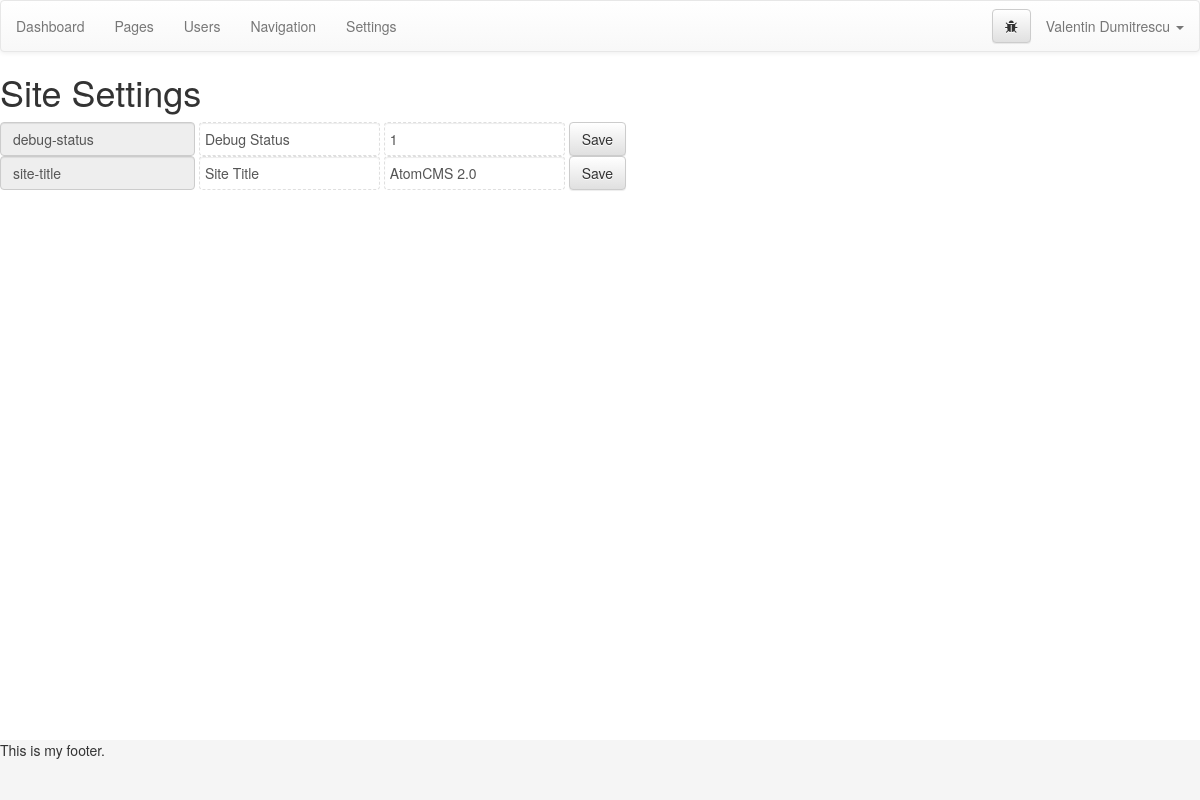
The app's page /admin/index.php?page=settings (signed in) with its own data.
### tables this page shows
CREATE TABLE `settings` (
  `id` varchar(200) NOT NULL,
  `label` varchar(200) NOT NULL,
  `value` longtext NOT NULL
);

### admin/index.php (called while the page is built)
<?php
	include('template/header.php');
	include('views/'.$page.'.php');
	include('template/footer.php');
?>

### admin/views/settings.php (the view, shortened to what this page needs)
<h1>Site Settings</h1>
<div class="row">
	<div class="col-md-12">
		<?php
			$q = "SELECT * FROM settings ORDER BY id ASC";
			$r = mysqli_query($dbc, $q);
			while($opened = mysqli_fetch_assoc($r)) { ?>
				<form class="form-inline" action="index.php?page=settings&id=<?php echo $opened['id']; ?>" method="post" role="form">
					<div class="form-group">
						<input class="form-control" data-id="<?php echo $opened['id']; ?>" data-label="Setting ID" data-db="settings-id" type="text" name="id" id="id" value="<?php echo $opened['id']; ?>" placeholder="id-name" autocomplete="off" disabled>
					</div>
					<div class="form-group">
						<input class="form-control blur-save" data-id="<?php echo $opened['id']; ?>" data-label="Setting Label" data-db="settings-label" type="text" name="label" id="label" value="<?php echo $opened['label']; ?>" placeholder="Label" autocomplete="off">
					</div>
					<div class="form-group">
						<input class="form-control blur-save" data-id="<?php echo $opened['id']; ?>" data-label="Setting Value" data-db="settings-value" type="text" name="value" id="value" value="<?php echo $opened['value']; ?>" placeholder="Value" autocomplete="off">
					</div>
					<button type="submit" class="btn btn-default">Save</button>
				</form>
		<?php } ?>
	</div>
</div>

### admin/config/css.php (style rules this page uses)
html, body { height: 100%; }

### records on screen
settings: id "debug-status", label "Debug Status", value "1"
settings: id "site-title", label "Site Title", value "AtomCMS 2.0"

### other values on screen
$user['fullname'] "Valentin Dumitrescu"
